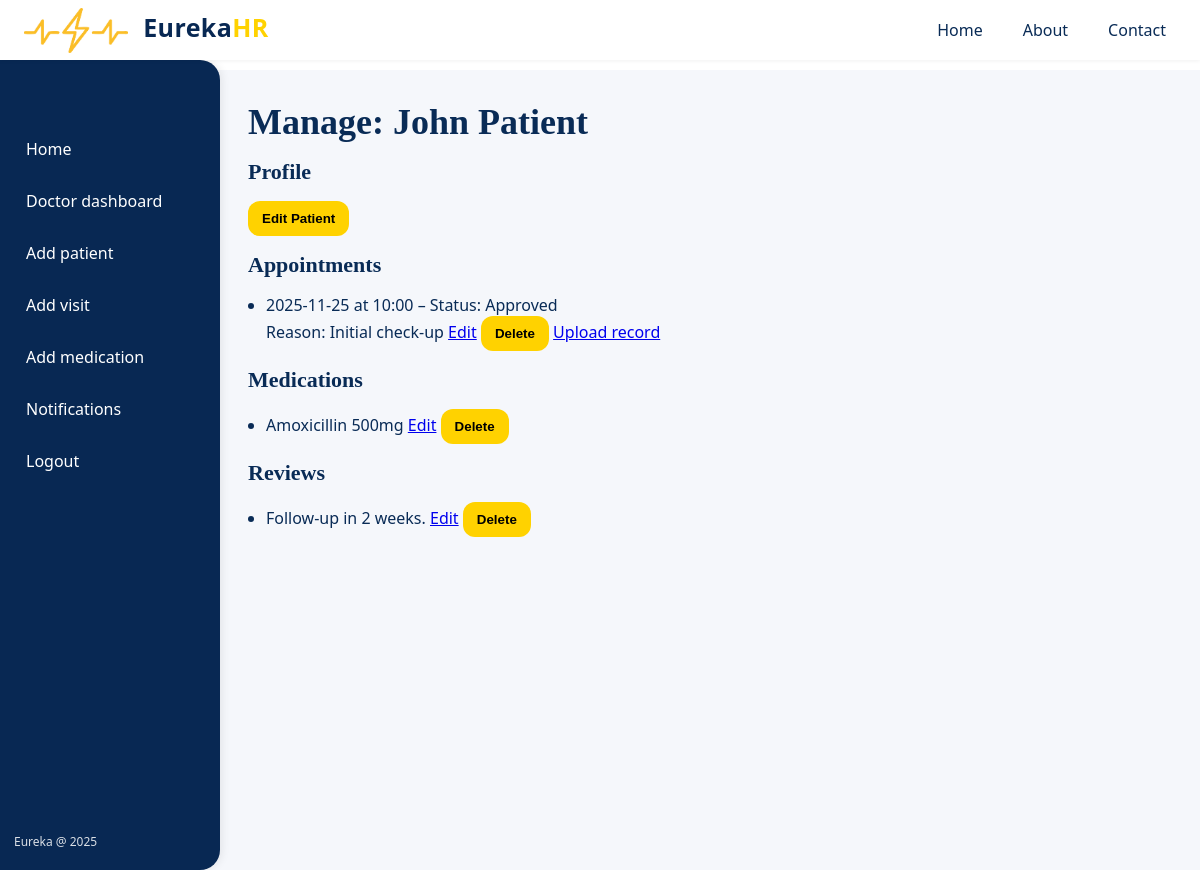
Page /doctor/patient/1 (signed in) on the earlier database version.
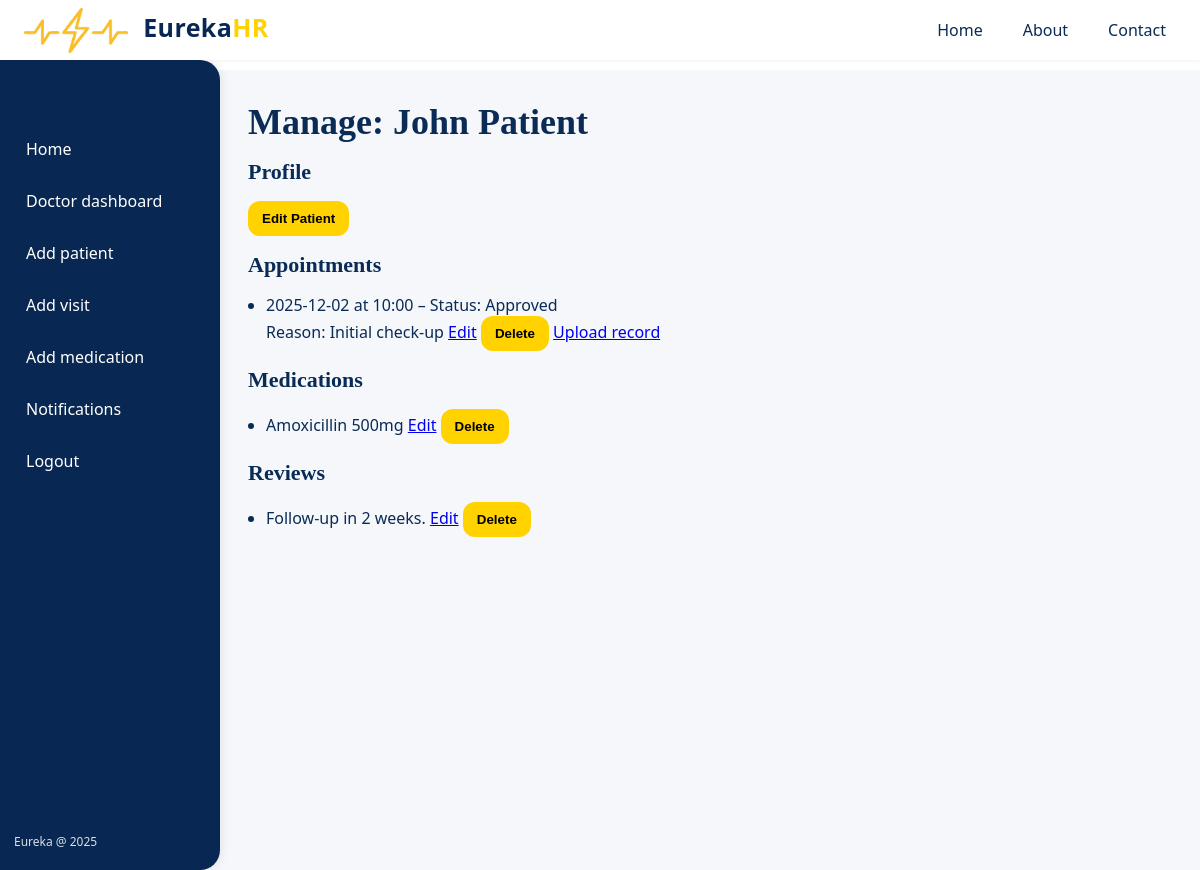
Same page on the later database version.
### app.py (models this page shows)
class Appointment(db.Model):
    id = db.Column(db.Integer, primary_key=True)
    patient_id = db.Column(db.Integer, db.ForeignKey("patient.id"), nullable=False)
    doctor_id = db.Column(db.Integer, db.ForeignKey("user.id"), nullable=True)
    date = db.Column(db.String(20), nullable=False)
    time = db.Column(db.String(10), nullable=True)
    reason = db.Column(db.String(255), nullable=True)
    status = db.Column(db.String(20), nullable=False, default="Pending")  # Pending / Approved / Rejected
    created_at = db.Column(db.DateTime, default=datetime.utcnow)
    patient = db.relationship("Patient", backref="appointments")
    doctor = db.relationship("User", foreign_keys=[doctor_id])

### app.py (the view)
@app.route("/doctor/patient/<int:pid>")
@doctor_required
def manage_patient(pid):
    user = current_user()
    patient = Patient.query.get_or_404(pid)
    if patient.doctor_id != user.id:
        abort(403)
    appts = Appointment.query.filter_by(patient_id=pid).order_by(Appointment.date.desc()).all()
    meds = Medication.query.filter_by(patient_id=pid).order_by(Medication.created_at.desc()).all()
    revs = Review.query.filter_by(patient_id=pid).order_by(Review.created_at.desc()).all()
    return render_template(
        "manage_patient.html",
        user=user,
        patient=patient,
        appointments=appts,
        medications=meds,
        reviews=revs,
    )

### app.py (called while the page is built)
def current_user():
    uid = session.get("user_id")
    if not uid:
        return None
    return User.query.get(uid)

def doctor_required(fn):
    from functools import wraps
    @wraps(fn)
    def wrapper(*args, **kwargs):
        user = current_user()
        if not user or user.role != "doctor":
            abort(403)
        return fn(*args, **kwargs)
    return wrapper

### templates/manage_patient.html (shortened to what this page needs)
{% extends 'base.html' %}
{% block content %}
  <h1>Manage: {{ patient.name }}</h1>
  <section>
    <h2>Profile</h2>
  </section>
  <p>
    <a href="{{ url_for('edit_patient', pid=patient.id) }}"><button>Edit Patient</button></a>
  </p>
  <h2>Appointments</h2>
  <ul>
    {% for a in appointments %}
      <li>
        {{ a.date }} {% if a.time %}at {{ a.time }}{% endif %}
        – Status: {{ a.status }}
        {% if a.reason %}<br>Reason: {{ a.reason }}{% endif %}
        <a href="{{ url_for('edit_appointment', aid=a.id) }}">Edit</a>
        <form action="{{ url_for('delete_appointment', aid=a.id) }}" method="post" style="display:inline" onsubmit="return confirm('Delete this appointment?')">
          <button type="submit">Delete</button>
        </form>
        <a href="{{ url_for('upload_record', aid=a.id) }}">Upload record</a>
      </li>
    {% else %}
      <li>No appointments yet.</li>
    {% endfor %}
  </ul>
  <h2>Medications</h2>
  <ul>
    {% for m in medications %}
      <li>
        {{ m.medication }}
        <a href="{{ url_for('edit_medication', mid=m.id) }}">Edit</a>
        <form action="{{ url_for('delete_medication', mid=m.id) }}" method="post" style="display:inline" onsubmit="return confirm('Delete this medication?')">
          <button type="submit">Delete</button>
        </form>
      </li>
    {% else %}
      <li>No medications yet.</li>
    {% endfor %}
  </ul>
  <h2>Reviews</h2>
  <ul>
    {% for r in reviews %}
      <li>
        {{ r.review }}
        <a href="{{ url_for('edit_review', rid=r.id) }}">Edit</a>
        <form action="{{ url_for('delete_review', rid=r.id) }}" method="post" style="display:inline" onsubmit="return confirm('Delete this review?')">
          <button type="submit">Delete</button>
        </form>
      </li>
    {% else %}
      <li>No reviews yet.</li>
    {% endfor %}
  </ul>
{% endblock %}

Differences in the rows shown:
changed Appointment "Approved": date "2025-11-25" → "2025-12-02"
